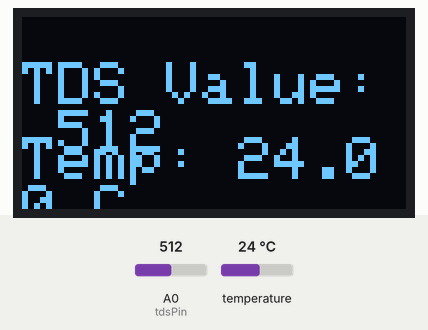
Recording of a sketch running on a simulated Arduino Mega 2560, built with avr-gcc and run on an emulated ATmega2560. Shown: 128×64 one-colour display. The test bench sets the inputs (shaded band); at power-on: temperature 24 °C, A0 (tdsPin) = 512. The display library's start-up logo is not drawn.

Above: at 3.7 s.
3.8 s: temperature set to 12 °C
At 6.0 s:
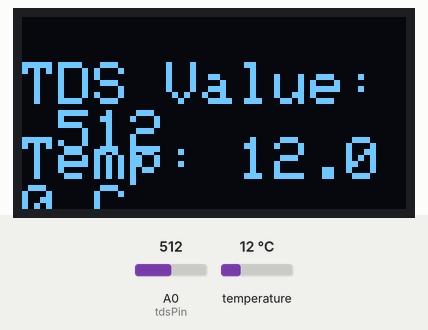
6.3 s: A0 (tdsPin) set to 716
At 9.6 s:
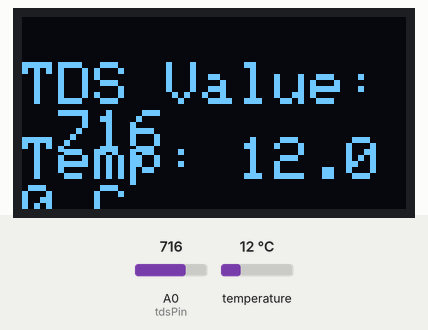
9.9 s: temperature set to 19 °C
At 11.0 s:
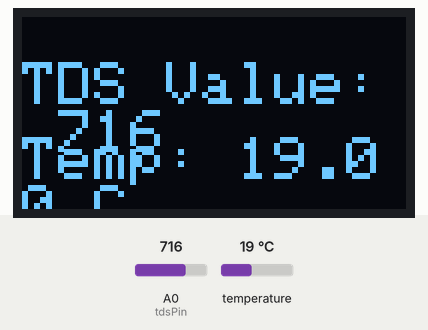
12.3 s: A0 (tdsPin) set to 900
At 14.5 s:
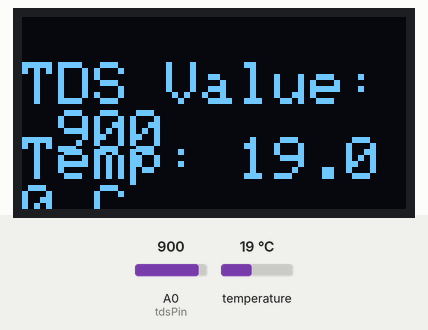
15.3 s: temperature set to 28 °C
At 16.8 s:
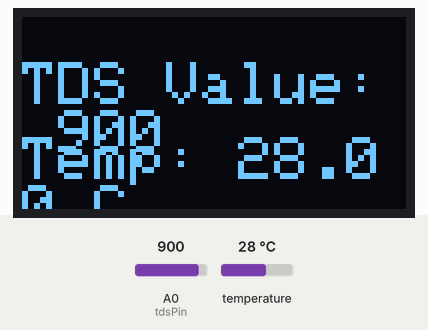
17.7 s: A0 (tdsPin) set to 1023
At 20.3 s:
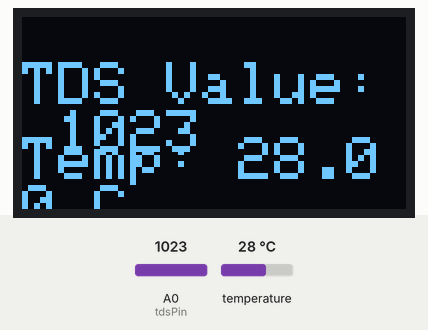
Timing chart, 0 to 21.7 s (numbered marks = the images above; inputs shaded):
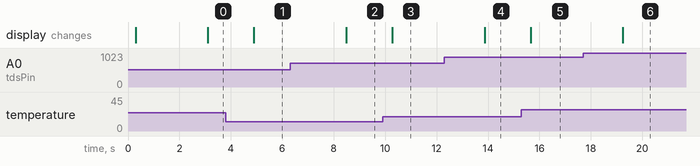

Measured:
- after the input at 3.8 s, the display: changes after 1.1 s (image 1)
- after the input at 6.3 s, the display: changes after 2.2 s (image 2)
- after the input at 9.9 s, the display: changes after 0.38 s (image 3)
- after the input at 12.3 s, the display: changes after 1.6 s (image 4)
- after the input at 15.3 s, the display: changes after 0.36 s (image 5)
- after the input at 17.7 s, the display: changes after 1.5 s (image 6)

The sketch:

iot_oled.ino
```cpp
#include <Adafruit_GFX.h>
#include <Adafruit_SH110X.h>
#include <OneWire.h>
#include <DallasTemperature.h>

#define SCREEN_WIDTH 128 // OLED display width, in pixels
#define SCREEN_HEIGHT 64 // OLED display height, in pixels
#define OLED_RESET -1

#define OLED_SDA 21
#define OLED_SCL 22

#define ONE_WIRE_BUS 2 // DS18B20 data pin

// Create instances for DS18B20 temperature sensor and DallasTemperature library
OneWire oneWire(ONE_WIRE_BUS);
DallasTemperature sensors(&oneWire);

// Create the display object
Adafruit_SH1106G display(SCREEN_WIDTH, SCREEN_HEIGHT, &Wire, OLED_RESET);

// TDS sensor variables
const int tdsPin = A0; // TDS sensor analog input pin

void setup() {
  Serial.begin(9600);

  delay(250); // wait for the OLED to power up
  display.begin(0x3C, true); // Address 0x3C default
  pinMode(OLED_SDA, INPUT_PULLUP); // set pin to input
  pinMode(OLED_SCL, INPUT_PULLUP); // set pin to input

  display.display();
  delay(2000);
}

void loop() {
  // Read TDS value from sensor
  int tdsValue = analogRead(tdsPin);

  // Read temperature value from DS18B20 sensor
  sensors.requestTemperatures();
  float Temp = sensors.getTempCByIndex(0);

  // Clear the display buffer.
  display.clearDisplay();
  display.setTextSize(2);
  display.setTextColor(SH110X_WHITE);

  // Display TDS value
  display.setCursor(0, 15);
  display.print("TDS Value: ");
  display.print(tdsValue); // You may need to map the tdsValue to a meaningful range

  // Display temperature value
  display.setTextSize(2);
  display.setCursor(0, 40);
  display.print("Temp: ");
  display.print(Temp);
  display.print(" C");

  // Update the OLED display
  display.display();

  // Delay before updating the display again
  delay(1000); // You can adjust the delay according to your needs
}
```
